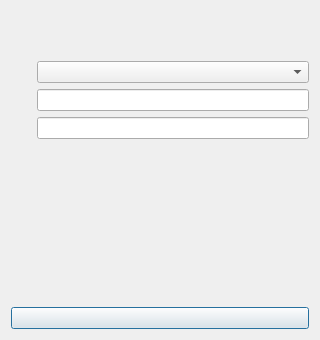
<?xml version="1.0" encoding="UTF-8"?>
<ui version="4.0">
 <class>CredentialDialog</class>
 <widget class="QDialog" name="CredentialDialog">
  <property name="geometry">
   <rect>
    <x>0</x>
    <y>0</y>
    <width>320</width>
    <height>340</height>
   </rect>
  </property>
  <property name="windowTitle">
   <string>Dialog</string>
  </property>
  <layout class="QFormLayout" name="formLayout">
   <item row="0" column="0" colspan="2">
    <widget class="QLabel" name="lblMessage">
     <property name="wordWrap">
      <bool>true</bool>
     </property>
    </widget>
   </item>
   <item row="1" column="0">
    <spacer name="verticalSpacer_2">
     <property name="orientation">
      <enum>Qt::Orientation::Vertical</enum>
     </property>
     <property name="sizeType">
      <enum>QSizePolicy::Policy::Fixed</enum>
     </property>
     <property name="sizeHint" stdset="0">
      <size>
       <width>20</width>
       <height>24</height>
      </size>
     </property>
    </spacer>
   </item>
   <item row="2" column="0">
    <widget class="QLabel" name="lblCredential"/>
   </item>
   <item row="2" column="1">
    <widget class="QComboBox" name="cmbCredential"/>
   </item>
   <item row="3" column="0">
    <widget class="QLabel" name="lblUsername"/>
   </item>
   <item row="3" column="1">
    <widget class="QLineEdit" name="txtUsername"/>
   </item>
   <item row="4" column="0">
    <widget class="QLabel" name="lblPassword"/>
   </item>
   <item row="4" column="1">
    <widget class="QLineEdit" name="txtPassword">
     <property name="echoMode">
      <enum>QLineEdit::EchoMode::Password</enum>
     </property>
    </widget>
   </item>
   <item row="5" column="0">
    <spacer name="verticalSpacer">
     <property name="orientation">
      <enum>Qt::Orientation::Vertical</enum>
     </property>
     <property name="sizeHint" stdset="0">
      <size>
       <width>20</width>
       <height>40</height>
      </size>
     </property>
    </spacer>
   </item>
   <item row="6" column="0" colspan="2">
    <widget class="QPushButton" name="btnUse"/>
   </item>
  </layout>
 </widget>
 <resources/>
 <connections/>
</ui>
